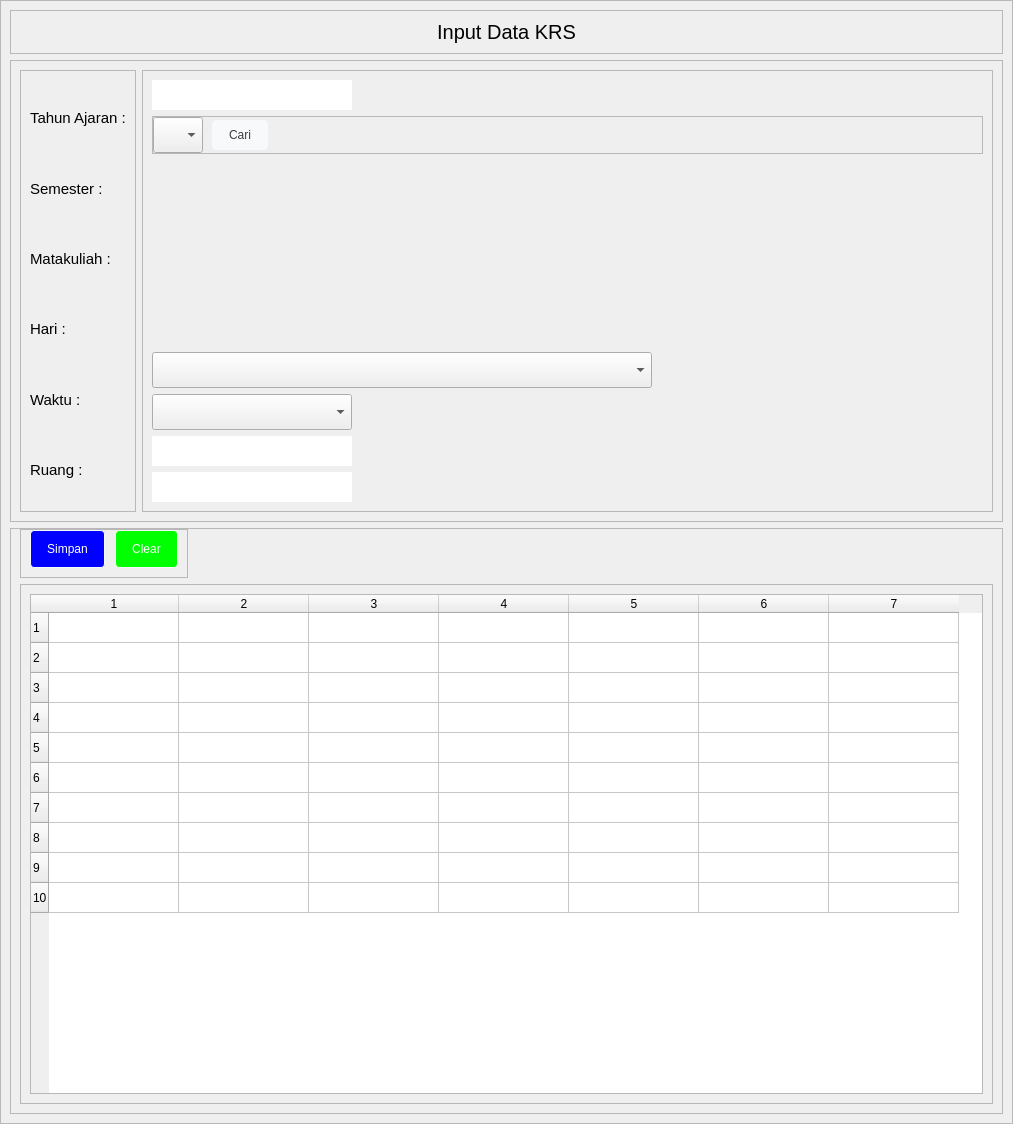
<?xml version="1.0" encoding="UTF-8"?>
<ui version="4.0">
 <class>MainWindow</class>
 <widget class="QMainWindow" name="MainWindow">
  <property name="geometry">
   <rect>
    <x>0</x>
    <y>0</y>
    <width>1013</width>
    <height>1124</height>
   </rect>
  </property>
  <property name="minimumSize">
   <size>
    <width>480</width>
    <height>0</height>
   </size>
  </property>
  <property name="windowTitle">
   <string>MainWindow</string>
  </property>
  <property name="styleSheet">
   <string notr="true">QScrollBar:vertical {
	background-color:#fefefe;
	width:10px;
}
QScrollBar::handle:vertical {
	background-color: #808793;
	min-height: 30px;
	border-radius: 4px;
}
QScrollBar::handle:vertical:hover{	
	background-color:#a1a6af;
}

QScrollBar:horizontal {
	background-color:#fefefe;
	height:10px;
}
QScrollBar::handle:horizontal {
	background-color: #808793;
	min-height: 30px;
	border-radius: 4px;
}
QScrollBar::handle:horizontal:hover{	
	background-color:#a1a6af;
}

QLineEdit, QDateEdit {
	border: none;
}

QLineEdit,QComboBox {
height: 30px;
}

QPushButton {
  background-color: #f8f9fa;
  border: 1px solid #f8f9fa;
  border-radius: 4px;
  color: #3c4043;
  height: 36px;
  line-height: 27px;
  min-width: 10px;
  padding: 0 16px;
  text-align: center;
  white-space: pre;
}

QPushButton:hover {
  border-color: #4285f4;
  outline: none;
}

#btnSimpan{
	color: rgb(255, 255, 255);
	background-color: rgb(0, 0, 255);
}

#btnClear{
	color: rgb(255, 255, 255);
	background-color: rgb(0, 255, 0);
}

#btnHapus{
	color: rgb(255, 255, 255);
	background-color: rgb(255, 0, 0);
}</string>
  </property>
  <widget class="QWidget" name="centralwidget">
   <property name="sizePolicy">
    <sizepolicy hsizetype="Preferred" vsizetype="Preferred">
     <horstretch>0</horstretch>
     <verstretch>0</verstretch>
    </sizepolicy>
   </property>
   <layout class="QVBoxLayout" name="verticalLayout">
    <property name="spacing">
     <number>0</number>
    </property>
    <property name="leftMargin">
     <number>0</number>
    </property>
    <property name="topMargin">
     <number>0</number>
    </property>
    <property name="rightMargin">
     <number>0</number>
    </property>
    <property name="bottomMargin">
     <number>0</number>
    </property>
    <item>
     <widget class="QScrollArea" name="scrollArea">
      <property name="widgetResizable">
       <bool>true</bool>
      </property>
      <widget class="QWidget" name="scrollAreaWidgetContents">
       <property name="geometry">
        <rect>
         <x>0</x>
         <y>0</y>
         <width>1011</width>
         <height>1122</height>
        </rect>
       </property>
       <layout class="QVBoxLayout" name="verticalLayout_2">
        <item alignment="Qt::AlignTop">
         <widget class="QFrame" name="frame">
          <property name="frameShape">
           <enum>QFrame::StyledPanel</enum>
          </property>
          <property name="frameShadow">
           <enum>QFrame::Raised</enum>
          </property>
          <layout class="QVBoxLayout" name="verticalLayout_3">
           <item>
            <widget class="QLabel" name="label">
             <property name="font">
              <font>
               <pointsize>15</pointsize>
              </font>
             </property>
             <property name="text">
              <string>Input Data KRS</string>
             </property>
             <property name="alignment">
              <set>Qt::AlignCenter</set>
             </property>
            </widget>
           </item>
          </layout>
         </widget>
        </item>
        <item>
         <widget class="QFrame" name="frame_2">
          <property name="sizePolicy">
           <sizepolicy hsizetype="Preferred" vsizetype="Expanding">
            <horstretch>0</horstretch>
            <verstretch>0</verstretch>
           </sizepolicy>
          </property>
          <property name="frameShape">
           <enum>QFrame::StyledPanel</enum>
          </property>
          <property name="frameShadow">
           <enum>QFrame::Raised</enum>
          </property>
          <layout class="QHBoxLayout" name="horizontalLayout">
           <item alignment="Qt::AlignLeft">
            <widget class="QFrame" name="frame_4">
             <property name="sizePolicy">
              <sizepolicy hsizetype="Preferred" vsizetype="Preferred">
               <horstretch>0</horstretch>
               <verstretch>0</verstretch>
              </sizepolicy>
             </property>
             <property name="font">
              <font>
               <family>Segoe UI Symbol</family>
               <pointsize>9</pointsize>
              </font>
             </property>
             <property name="frameShape">
              <enum>QFrame::StyledPanel</enum>
             </property>
             <property name="frameShadow">
              <enum>QFrame::Raised</enum>
             </property>
             <layout class="QVBoxLayout" name="verticalLayout_6">
              <property name="topMargin">
               <number>15</number>
              </property>
              <item>
               <widget class="QLabel" name="label_2">
                <property name="font">
                 <font>
                  <pointsize>11</pointsize>
                 </font>
                </property>
                <property name="text">
                 <string>Tahun Ajaran :</string>
                </property>
               </widget>
              </item>
              <item>
               <widget class="QLabel" name="label_3">
                <property name="font">
                 <font>
                  <pointsize>11</pointsize>
                 </font>
                </property>
                <property name="text">
                 <string>Semester :</string>
                </property>
               </widget>
              </item>
              <item>
               <widget class="QLabel" name="label_4">
                <property name="font">
                 <font>
                  <pointsize>11</pointsize>
                 </font>
                </property>
                <property name="text">
                 <string>Matakuliah :</string>
                </property>
               </widget>
              </item>
              <item>
               <widget class="QLabel" name="label_5">
                <property name="font">
                 <font>
                  <pointsize>11</pointsize>
                 </font>
                </property>
                <property name="text">
                 <string>Hari :</string>
                </property>
               </widget>
              </item>
              <item>
               <widget class="QLabel" name="label_6">
                <property name="font">
                 <font>
                  <pointsize>11</pointsize>
                 </font>
                </property>
                <property name="text">
                 <string>Waktu :</string>
                </property>
               </widget>
              </item>
              <item>
               <widget class="QLabel" name="label_8">
                <property name="font">
                 <font>
                  <pointsize>11</pointsize>
                 </font>
                </property>
                <property name="text">
                 <string>Ruang :</string>
                </property>
               </widget>
              </item>
             </layout>
            </widget>
           </item>
           <item>
            <widget class="QFrame" name="frame_6">
             <property name="frameShape">
              <enum>QFrame::StyledPanel</enum>
             </property>
             <property name="frameShadow">
              <enum>QFrame::Raised</enum>
             </property>
             <layout class="QVBoxLayout" name="verticalLayout_7">
              <item>
               <widget class="QLineEdit" name="txtAjaran">
                <property name="minimumSize">
                 <size>
                  <width>100</width>
                  <height>0</height>
                 </size>
                </property>
                <property name="maximumSize">
                 <size>
                  <width>200</width>
                  <height>16777215</height>
                 </size>
                </property>
                <property name="font">
                 <font>
                  <pointsize>12</pointsize>
                 </font>
                </property>
               </widget>
              </item>
              <item alignment="Qt::AlignTop">
               <widget class="QFrame" name="frame_7">
                <property name="frameShape">
                 <enum>QFrame::StyledPanel</enum>
                </property>
                <property name="frameShadow">
                 <enum>QFrame::Raised</enum>
                </property>
                <layout class="QHBoxLayout" name="horizontalLayout_2">
                 <property name="spacing">
                  <number>9</number>
                 </property>
                 <property name="leftMargin">
                  <number>0</number>
                 </property>
                 <property name="topMargin">
                  <number>0</number>
                 </property>
                 <property name="rightMargin">
                  <number>0</number>
                 </property>
                 <property name="bottomMargin">
                  <number>0</number>
                 </property>
                 <item>
                  <widget class="QComboBox" name="cboSemester">
                   <property name="minimumSize">
                    <size>
                     <width>50</width>
                     <height>0</height>
                    </size>
                   </property>
                   <property name="maximumSize">
                    <size>
                     <width>50</width>
                     <height>16777215</height>
                    </size>
                   </property>
                   <property name="font">
                    <font>
                     <pointsize>12</pointsize>
                    </font>
                   </property>
                   <item>
                    <property name="text">
                     <string/>
                    </property>
                   </item>
                   <item>
                    <property name="text">
                     <string>1</string>
                    </property>
                   </item>
                   <item>
                    <property name="text">
                     <string>2</string>
                    </property>
                   </item>
                   <item>
                    <property name="text">
                     <string>3</string>
                    </property>
                   </item>
                   <item>
                    <property name="text">
                     <string>4</string>
                    </property>
                   </item>
                   <item>
                    <property name="text">
                     <string>5</string>
                    </property>
                   </item>
                   <item>
                    <property name="text">
                     <string>6</string>
                    </property>
                   </item>
                   <item>
                    <property name="text">
                     <string>7</string>
                    </property>
                   </item>
                   <item>
                    <property name="text">
                     <string>8</string>
                    </property>
                   </item>
                  </widget>
                 </item>
                 <item alignment="Qt::AlignLeft">
                  <widget class="QPushButton" name="btnCariMatakuliah">
                   <property name="minimumSize">
                    <size>
                     <width>44</width>
                     <height>10</height>
                    </size>
                   </property>
                   <property name="maximumSize">
                    <size>
                     <width>16777215</width>
                     <height>30</height>
                    </size>
                   </property>
                   <property name="text">
                    <string>Cari</string>
                   </property>
                  </widget>
                 </item>
                </layout>
               </widget>
              </item>
              <item>
               <widget class="QComboBox" name="cboMatakuliah">
                <property name="minimumSize">
                 <size>
                  <width>300</width>
                  <height>0</height>
                 </size>
                </property>
                <property name="maximumSize">
                 <size>
                  <width>500</width>
                  <height>16777215</height>
                 </size>
                </property>
                <property name="font">
                 <font>
                  <pointsize>12</pointsize>
                 </font>
                </property>
                <item>
                 <property name="text">
                  <string/>
                 </property>
                </item>
               </widget>
              </item>
              <item>
               <widget class="QComboBox" name="cboHari">
                <property name="sizePolicy">
                 <sizepolicy hsizetype="Preferred" vsizetype="Fixed">
                  <horstretch>0</horstretch>
                  <verstretch>0</verstretch>
                 </sizepolicy>
                </property>
                <property name="minimumSize">
                 <size>
                  <width>100</width>
                  <height>0</height>
                 </size>
                </property>
                <property name="maximumSize">
                 <size>
                  <width>200</width>
                  <height>16777215</height>
                 </size>
                </property>
                <property name="font">
                 <font>
                  <pointsize>12</pointsize>
                 </font>
                </property>
                <item>
                 <property name="text">
                  <string/>
                 </property>
                </item>
                <item>
                 <property name="text">
                  <string>Senin</string>
                 </property>
                </item>
                <item>
                 <property name="text">
                  <string>Selasa</string>
                 </property>
                </item>
                <item>
                 <property name="text">
                  <string>Rabu</string>
                 </property>
                </item>
                <item>
                 <property name="text">
                  <string>Kamis</string>
                 </property>
                </item>
                <item>
                 <property name="text">
                  <string>Jum'at</string>
                 </property>
                </item>
                <item>
                 <property name="text">
                  <string>Sabtu</string>
                 </property>
                </item>
                <item>
                 <property name="text">
                  <string>Minggu</string>
                 </property>
                </item>
               </widget>
              </item>
              <item>
               <widget class="QLineEdit" name="txtWaktu">
                <property name="minimumSize">
                 <size>
                  <width>100</width>
                  <height>0</height>
                 </size>
                </property>
                <property name="maximumSize">
                 <size>
                  <width>200</width>
                  <height>16777215</height>
                 </size>
                </property>
                <property name="font">
                 <font>
                  <pointsize>12</pointsize>
                 </font>
                </property>
               </widget>
              </item>
              <item>
               <widget class="QLineEdit" name="txtRuang">
                <property name="minimumSize">
                 <size>
                  <width>100</width>
                  <height>0</height>
                 </size>
                </property>
                <property name="maximumSize">
                 <size>
                  <width>200</width>
                  <height>16777215</height>
                 </size>
                </property>
                <property name="font">
                 <font>
                  <pointsize>12</pointsize>
                 </font>
                </property>
               </widget>
              </item>
             </layout>
            </widget>
           </item>
          </layout>
         </widget>
        </item>
        <item>
         <widget class="QFrame" name="frame_3">
          <property name="frameShape">
           <enum>QFrame::StyledPanel</enum>
          </property>
          <property name="frameShadow">
           <enum>QFrame::Raised</enum>
          </property>
          <layout class="QVBoxLayout" name="verticalLayout_4">
           <property name="topMargin">
            <number>0</number>
           </property>
           <item alignment="Qt::AlignLeft|Qt::AlignTop">
            <widget class="QFrame" name="frame_14">
             <property name="frameShape">
              <enum>QFrame::StyledPanel</enum>
             </property>
             <property name="frameShadow">
              <enum>QFrame::Raised</enum>
             </property>
             <layout class="QHBoxLayout" name="horizontalLayout_4">
              <property name="spacing">
               <number>10</number>
              </property>
              <property name="topMargin">
               <number>0</number>
              </property>
              <item>
               <widget class="QPushButton" name="btnSimpan">
                <property name="minimumSize">
                 <size>
                  <width>44</width>
                  <height>0</height>
                 </size>
                </property>
                <property name="maximumSize">
                 <size>
                  <width>75</width>
                  <height>16777215</height>
                 </size>
                </property>
                <property name="text">
                 <string>Simpan</string>
                </property>
               </widget>
              </item>
              <item>
               <widget class="QPushButton" name="btnClear">
                <property name="minimumSize">
                 <size>
                  <width>44</width>
                  <height>0</height>
                 </size>
                </property>
                <property name="text">
                 <string>Clear</string>
                </property>
               </widget>
              </item>
             </layout>
            </widget>
           </item>
           <item>
            <widget class="QFrame" name="frame_5">
             <property name="frameShape">
              <enum>QFrame::StyledPanel</enum>
             </property>
             <property name="frameShadow">
              <enum>QFrame::Raised</enum>
             </property>
             <layout class="QVBoxLayout" name="verticalLayout_5">
              <item>
               <widget class="QTableWidget" name="gridKrs">
                <property name="sizePolicy">
                 <sizepolicy hsizetype="Expanding" vsizetype="Preferred">
                  <horstretch>0</horstretch>
                  <verstretch>0</verstretch>
                 </sizepolicy>
                </property>
                <property name="minimumSize">
                 <size>
                  <width>700</width>
                  <height>500</height>
                 </size>
                </property>
                <property name="rowCount">
                 <number>10</number>
                </property>
                <property name="columnCount">
                 <number>7</number>
                </property>
                <attribute name="horizontalHeaderDefaultSectionSize">
                 <number>130</number>
                </attribute>
                <row/>
                <row/>
                <row/>
                <row/>
                <row/>
                <row/>
                <row/>
                <row/>
                <row/>
                <row/>
                <column/>
                <column/>
                <column/>
                <column/>
                <column/>
                <column/>
                <column/>
               </widget>
              </item>
             </layout>
            </widget>
           </item>
          </layout>
         </widget>
        </item>
       </layout>
      </widget>
     </widget>
    </item>
   </layout>
  </widget>
 </widget>
 <resources/>
 <connections/>
</ui>
